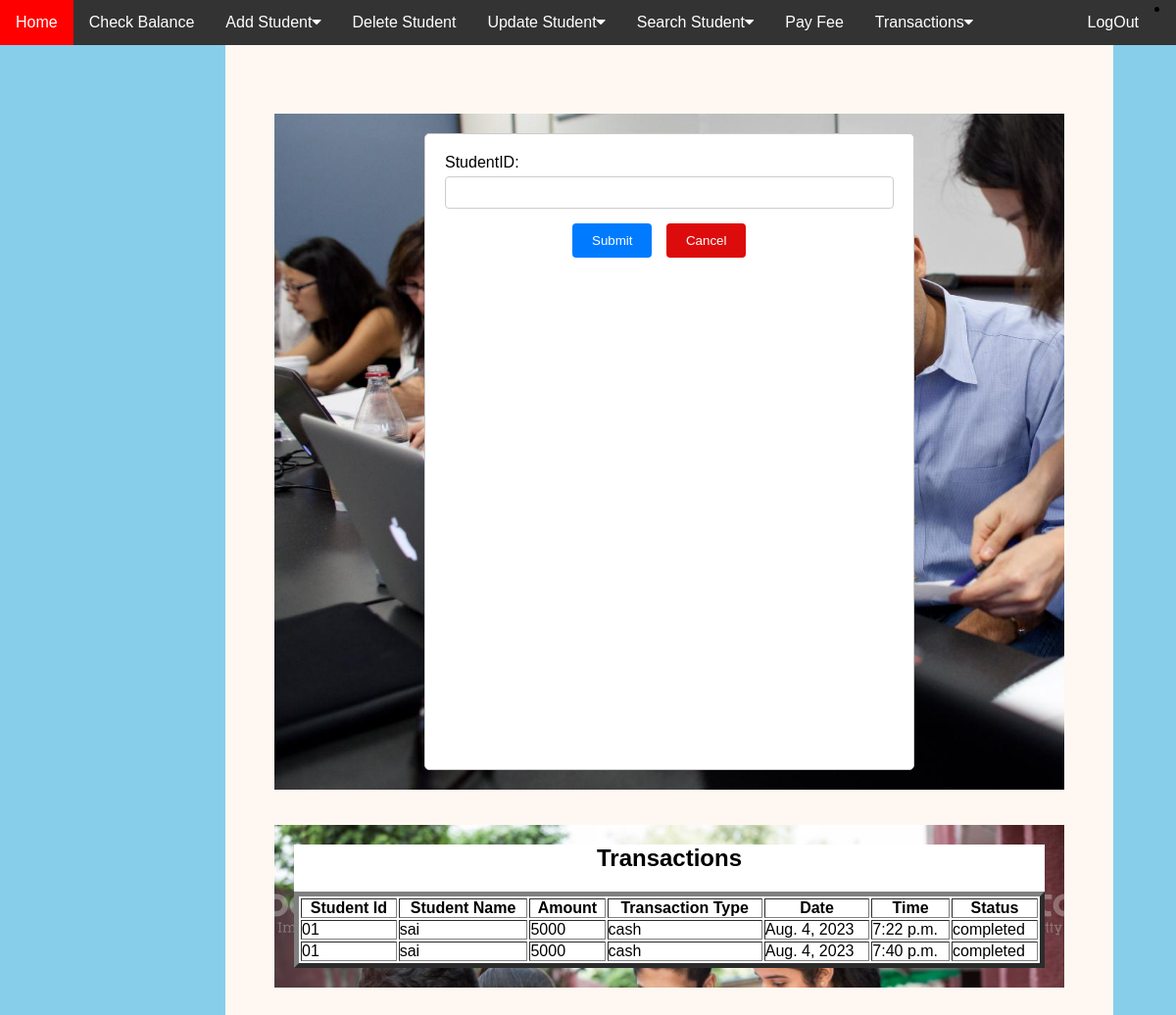
The page /transactions/ (signed in) on the database as committed earlier.
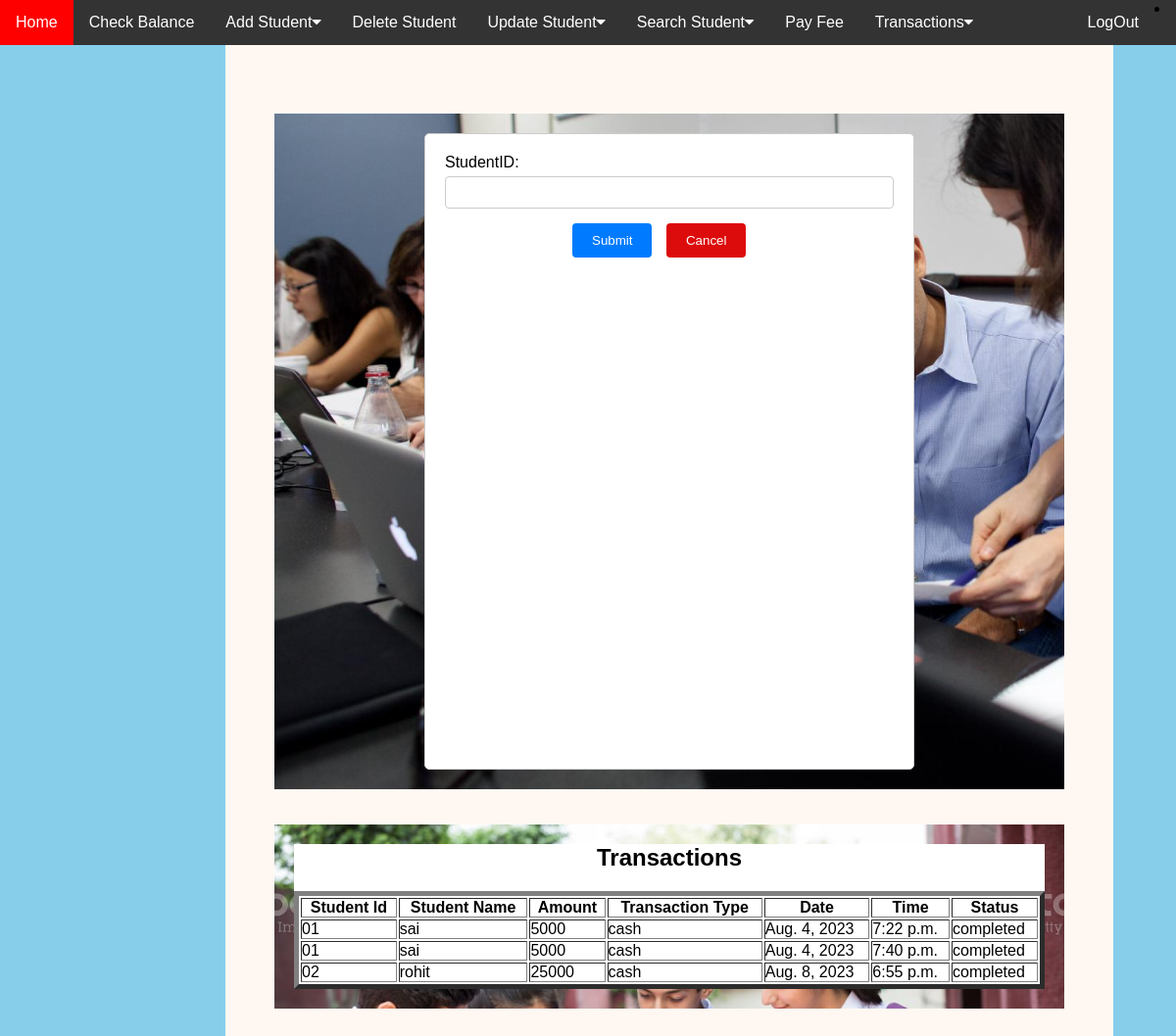
The same page on the database as committed later.
### app/models.py (models this page shows, shortened)
class Transaction(models.Model):
    Student_id=models.ForeignKey(Student_sinfo,on_delete=models.CASCADE)
    Student_name=models.ForeignKey(Student_pinfo,on_delete=models.CASCADE)
    Amount=models.CharField(max_length=250)
    TransactionType=models.CharField(max_length=250)
    Date=models.DateField(auto_now_add=True)
    Time=models.TimeField(auto_now_add=True)
    Status=models.CharField(default="Incomplete",max_length=250)
    class Meta:
        db_table="Transaction"

class Student_sinfo(models.Model):
    Student_id=models.CharField(max_length=250,primary_key=True)
    Student_name=models.ForeignKey(Student_pinfo,on_delete=models.CASCADE)
    TotalFee=models.IntegerField()
    InitialPaid=models.IntegerField()
    Balance=models.CharField(max_length=250)
    Class=models.CharField(max_length=250)
    DateJoined=models.DateField(max_length=10)
    ProfilePicture=models.ImageField(max_length=250,upload_to='app/static/uploaded/')
    SignaturePicture=models.ImageField(max_length=250,null=True,upload_to='app/static/uploaded/')
    class Meta:
        db_table="SchoolInformation"
    def __str__(self):
        return str(self.Student_id)

class Student_pinfo(models.Model):
    Student_name=models.CharField(max_length=250,primary_key=True)
    DOB=models.DateField(max_length=10)
    Gender=models.CharField(max_length=250)
    Phone=models.BigIntegerField()
    Street=models.CharField(max_length=250)
    City=models.CharField(max_length=250)
    State=models.CharField(max_length=250)
    Pincode=models.CharField(max_length=250)
    AadharNumber=models.CharField(max_length=250)
    PostalAddress=models.TextField(max_length=250)
    Nationality=models.CharField(max_length=250)
    class Meta:
        db_table="PersonalInformation"
    def __str__(self):
        return str(self.Student_name)

### app/views.py (the view)
# urls.py: path('transactions/',transactions),
def transactions(request):
    try:
        userid=request.session['userid']
        if(request.method=="POST"):
            searchid=request.POST['search']
            form=Transaction.objects.filter(Student_id=searchid)
            return render(request,'transactions.html',{'form':form})
        else:
            form=Transaction.objects.all()
            return render(request,'transactions.html',{'form':form})
    except:
        return redirect("/")

### templates/transactions.html (shortened to what this page needs)
{% extends 'index.html' %}
{% block content %}
<div class="image2">
    <form action="/transactions/" method="post">
        <div class="formfield">
            <label>StudentID:</label>
            <input type="text" id="StudentID" name="search" required>
        </div>
        <button type="submit">Submit</button>
        <button type="reset">Cancel</button>
    </form>
</div>
<br><br>
<div class="image1">
<div class="customers-table">
    <h1> Transactions</h1>
    <table border="5px">
        <thead>
            <tr>
                <th>Student Id</th>
                <th>Student Name</th>
                <th>Amount</th>
                <th>Transaction Type</th>
                <th>Date</th>
                <th>Time</th>
                <th>Status</th>
            </tr>
        </thead>
        <tbody>
            {% for row in form %}
            <tr>
                <td>{{row.Student_id}}</td>
                <td>{{row.Student_name}}</td>
                <td>{{row.Amount}}</td>
                <td>{{row.TransactionType}}</td>
                <td>{{row.Date}}</td>
                <td>{{row.Time}}</td>
                <td>{{row.Status}}</td>
            </tr>
            {% endfor %}
        </tbody>
    </table>
</div>
</div>
{% endblock %}

Rows that differ between the two databases and show on the page:
added Transaction: Student_id "02", Student_name "rohit", Amount "25000", TransactionType "cash", Date "Aug. 8, 2023", Time "6:55 p.m.", Status "completed"
